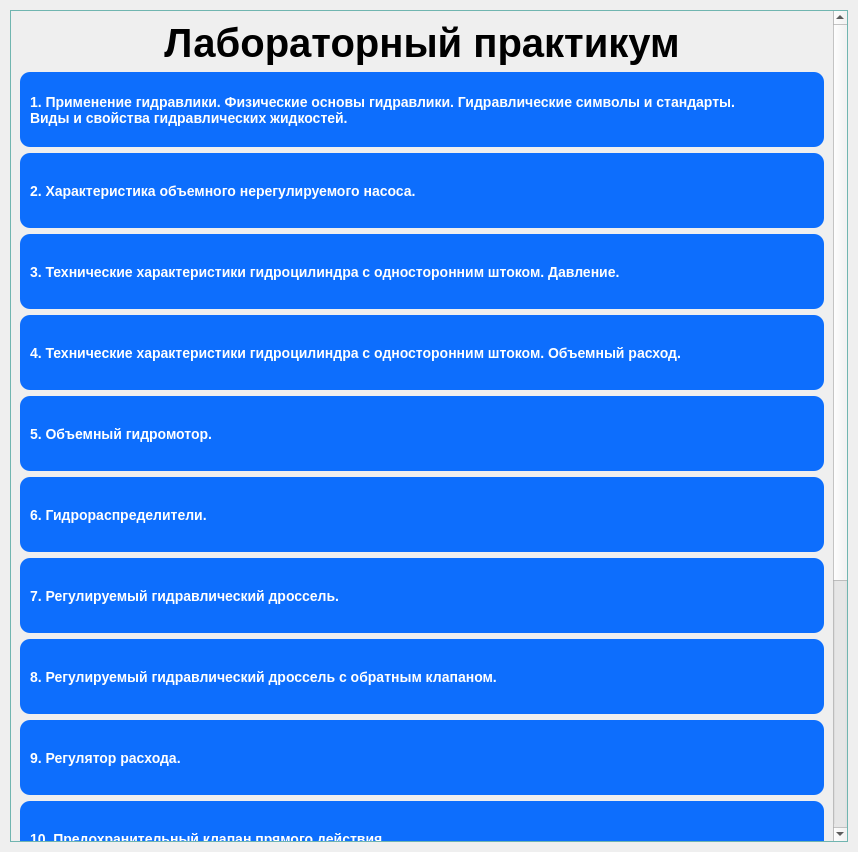
<?xml version="1.0" encoding="UTF-8"?>
<ui version="4.0">
 <class>MainWindow</class>
 <widget class="QMainWindow" name="MainWindow">
  <property name="geometry">
   <rect>
    <x>0</x>
    <y>0</y>
    <width>858</width>
    <height>852</height>
   </rect>
  </property>
  <property name="windowTitle">
   <string>MainWindow</string>
  </property>
  <property name="styleSheet">
   <string notr="true">QPushButton{
	background-color: #0d6efd;
	color: #fff;
	width: 50px;
	height: 75px;
	font-size: 14px;
	font-weight: bold;
	text-align: left;
	border-top-left-radius: 10px;
	border-top-right-radius: 10px;
	border-bottom-left-radius: 10px;
	border-bottom-right-radius: 10px;
	padding-left:10px ;
}

QLabel{
	font-size: 40px;
	font-weight: bold;
	text-align: center;
}

</string>
  </property>
  <widget class="QWidget" name="centralwidget">
   <property name="styleSheet">
    <string notr="true">QScrollArea{
	background: #91EAE4;
}</string>
   </property>
   <layout class="QGridLayout" name="gridLayout">
    <property name="leftMargin">
     <number>10</number>
    </property>
    <property name="topMargin">
     <number>10</number>
    </property>
    <property name="rightMargin">
     <number>10</number>
    </property>
    <property name="bottomMargin">
     <number>10</number>
    </property>
    <property name="spacing">
     <number>5</number>
    </property>
    <item row="1" column="0">
     <widget class="QScrollArea" name="scrollArea">
      <property name="widgetResizable">
       <bool>true</bool>
      </property>
      <widget class="QWidget" name="scrollAreaWidgetContents">
       <property name="geometry">
        <rect>
         <x>0</x>
         <y>0</y>
         <width>819</width>
         <height>1200</height>
        </rect>
       </property>
       <layout class="QGridLayout" name="gridLayout_2">
        <item row="7" column="0">
         <widget class="QPushButton" name="pushButton_8">
          <property name="text">
           <string>7. Регулируемый гидравлический дроссель.</string>
          </property>
         </widget>
        </item>
        <item row="4" column="0">
         <widget class="QPushButton" name="pushButton_4">
          <property name="styleSheet">
           <string notr="true"/>
          </property>
          <property name="text">
           <string>4. Технические характеристики гидроцилиндра с односторонним штоком. Объемный расход.</string>
          </property>
         </widget>
        </item>
        <item row="2" column="0">
         <widget class="QPushButton" name="pushButton_3">
          <property name="styleSheet">
           <string notr="true"/>
          </property>
          <property name="text">
           <string>2. Характеристика объемного нерегулируемого насоса.</string>
          </property>
         </widget>
        </item>
        <item row="3" column="0">
         <widget class="QPushButton" name="pushButton_5">
          <property name="text">
           <string>3. Технические характеристики гидроцилиндра с односторонним штоком. Давление.</string>
          </property>
         </widget>
        </item>
        <item row="5" column="0">
         <widget class="QPushButton" name="pushButton_7">
          <property name="text">
           <string>5. Объемный гидромотор.</string>
          </property>
         </widget>
        </item>
        <item row="1" column="0">
         <widget class="QPushButton" name="pushButton">
          <property name="styleSheet">
           <string notr="true"/>
          </property>
          <property name="text">
           <string>1. Применение гидравлики. Физические основы гидравлики. Гидравлические символы и стандарты. 
Виды и свойства гидравлических жидкостей.</string>
          </property>
         </widget>
        </item>
        <item row="14" column="0">
         <widget class="QPushButton" name="pushButton_6">
          <property name="text">
           <string>14. Управляемые обратные клапана.</string>
          </property>
         </widget>
        </item>
        <item row="6" column="0">
         <widget class="QPushButton" name="pushButton_9">
          <property name="text">
           <string>6. Гидрораспределители.</string>
          </property>
         </widget>
        </item>
        <item row="9" column="0">
         <widget class="QPushButton" name="pushButton_10">
          <property name="text">
           <string>9. Регулятор расхода.</string>
          </property>
         </widget>
        </item>
        <item row="8" column="0">
         <widget class="QPushButton" name="pushButton_11">
          <property name="text">
           <string>8. Регулируемый гидравлический дроссель с обратным клапаном.</string>
          </property>
         </widget>
        </item>
        <item row="12" column="0">
         <widget class="QPushButton" name="pushButton_15">
          <property name="text">
           <string>12. Редукционный клапан.</string>
          </property>
         </widget>
        </item>
        <item row="10" column="0">
         <widget class="QPushButton" name="pushButton_13">
          <property name="text">
           <string>10. Предохранительный клапан прямого действия.</string>
          </property>
         </widget>
        </item>
        <item row="13" column="0">
         <widget class="QPushButton" name="pushButton_14">
          <property name="text">
           <string>13. Компоновка и работа дифференциальной схемы.</string>
          </property>
         </widget>
        </item>
        <item row="11" column="0">
         <widget class="QPushButton" name="pushButton_12">
          <property name="text">
           <string>11. Регулирование давления в гидросистеме при помощи нескольких предохранительных клапанов.</string>
          </property>
         </widget>
        </item>
        <item row="0" column="0">
         <widget class="QLabel" name="label">
          <property name="mouseTracking">
           <bool>false</bool>
          </property>
          <property name="text">
           <string>Лабораторный практикум</string>
          </property>
          <property name="scaledContents">
           <bool>false</bool>
          </property>
          <property name="alignment">
           <set>Qt::AlignCenter</set>
          </property>
         </widget>
        </item>
       </layout>
      </widget>
     </widget>
    </item>
   </layout>
  </widget>
 </widget>
 <resources/>
 <connections/>
</ui>
